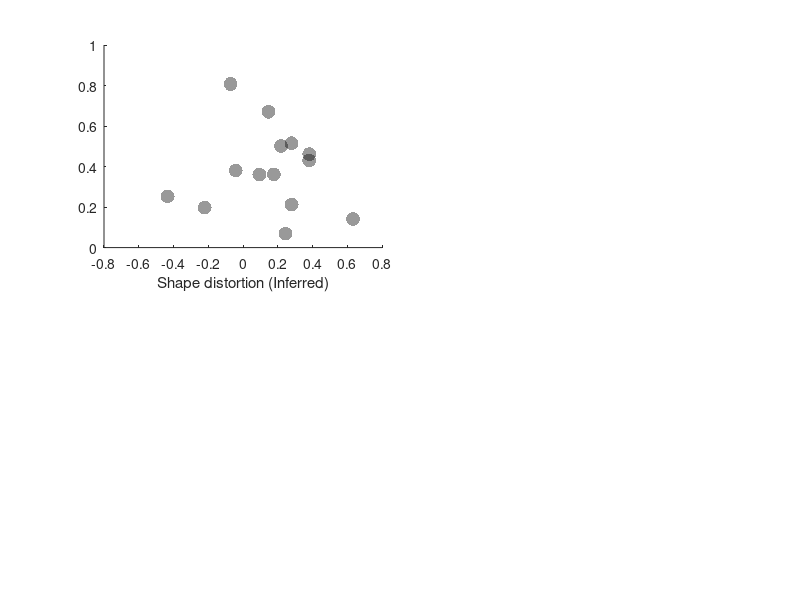

MATLAB code for this plot: (Note: this script raises an error after producing the figure.)
clc
clear
close all

load distortion_observed.mat
load click_positions.mat

hBarLength_FG = frontDotX_FG - backDotX_FG;
hBarLength_FE = frontDotX_FE - backDotX_FE;

leftHand_FG = centerDotX_FG - backDotX_FG;
leftHand_FE = centerDotX_FE - backDotX_FE;

rightHand_FG = frontDotX_FG - centerDotX_FG;
rightHand_FE = frontDotX_FE - centerDotX_FE;

distortion_inferred_FG = (leftHand_FG-rightHand_FG) ./ hBarLength_FG;
distortion_inferred_FE = (leftHand_FE-rightHand_FE) ./ hBarLength_FE;

nsubjects = numel(distortion_inferred_FG);

%% apply exclusion
% distortion_observed_FG(ind_exclude) = [];
% distortion_observed_FE(ind_exclude) = [];
% distortion_expected_FG(ind_exclude) = [];
% distortion_expected_FE(ind_exclude) = [];

%% click location order check
% ind_FG = (frontDotX_FG > centerDotX_FG) > backDotX_FG;
% ind_FE = (frontDotX_FE > centerDotX_FE) > backDotX_FE;
% distortion_expected_FG(~ind_FG) = [];
% distortion_observed_FG(~ind_FG) = [];
% distortion_expected_FE(~ind_FE) = [];
% distortion_observed_FE(~ind_FE) = [];

%% click location separation check
% [~,sig1_FG] = signrank(frontDotX_FG, centerDotX_FG);
% [~,sig2_FG] = signrank(frontDotX_FG, centerDotX_FG);
% ind_FE = (frontDotX_FE > centerDotX_FE) > backDotX_FE;
% distortion_expected_FG(~ind_FG) = [];
% distortion_observed_FG(~ind_FG) = [];
% distortion_expected_FE(~ind_FE) = [];
% distortion_observed_FE(~ind_FE) = [];

%% plot FG

figure('units','inches','outerposition',[1 1 10 8])
subplot(2,4,[1 2])

szMarker = 100;
alphaMarker = .4;
c = 'k';
ticks = -1:.5:2;
scatter_lims = [-.75 2.3];
diff_lims = [-2.2 1.5];

hold on
scatter(distortion_inferred_FG, distortion_observed_FG, ...
    szMarker, c, 'fill', ...
    'markerfacealpha',alphaMarker)

xlabel 'Shape distortion (Inferred)'
xline(0,'-')
xticks(ticks)
xlim(scatter_lims)

ylabel 'Shape distortion (Observed)'
yline(0,'-')
yticks(ticks)
ylim(scatter_lims)

text(1.5, -.45, ['N = ',num2str(nsubjects)])

axis square
addUnityLine

cleanplot

[FG_corr_rho, FG_corr_p] = corr(distortion_inferred_FG,distortion_observed_FG, ...
    'type', 'spearman');

fprintf([ ...
    '\n <FG>' ...
    '\n -----------------------' ...
    '\n median observed distortion: %4.2f' ...
    '\n median inferred distortion: %4.2f\n'], ...
    median(distortion_observed_FG), ...
    median(distortion_inferred_FG))

fprintf([ ...
    '\n spearman rho: %4.2f' ...
    '\n pval: %5.2f'], ...
    FG_corr_rho, FG_corr_p)


% plot difference

subplot(2,4,3)
hold on

data_mat_FG = distortion_observed_FG - distortion_inferred_FG;
xs = scatterbar_median(data_mat_FG);
errorbar(1, median(data_mat_FG), MAD(data_mat_FG), ...
    'o','color','k','linewidth',2,'marker','none')

set(gca,'xcolor','none')

ylabel({'Shape distortion difference', '(Observed – Inferred)'})
yline(0,'-')
ylim(diff_lims)

[delta, ~, p, W, z, r] = signrank_full(distortion_inferred_FG, distortion_observed_FG);
fprintf([ ...    
    '\n -----------------------' ...
    '\n median difference = %4.2f'...
    '\n W = %5.2f' ...
    '\n z = %5.2f' ...
    '\n p = %5.3f' ...
    '\n r = %4.2f \n'], ...
delta,W,z,p,r)
statbar(1, 1, 1.5, p);

pbaspect([1,2,1])

cleanplot


%% plot FE

subplot(2,4,[5 6])

szMarker = 100;
alphaMarker = .4;
c = 'k';
ticks = -1:.5:2;
scatter_lims = [-.75 2.3];

hold on
scatter(distortion_inferred_FE, distortion_observed_FE, ...
    szMarker, c, 'fill', ...
    'markerfacealpha',alphaMarker)

xlabel 'Shape distortion (Inferred)'
xline(0,'-')
xticks(ticks)
xlim(scatter_lims)

ylabel 'Shape distortion (Observed)'
yline(0,'-')
yticks(ticks)
ylim(scatter_lims)

text(1.5, -.45, ['N = ',num2str(nsubjects)])

axis square
addUnityLine

cleanplot

[FE_corr_rho, FE_corr_p] = corr(distortion_inferred_FE,distortion_observed_FE, ...
    'type', 'spearman');

fprintf([ ...
    '\n <FE>' ...
    '\n -----------------------' ...
    '\n median observed distortion: %4.2f' ...
    '\n median inferred distortion: %4.2f\n'], ...
    median(distortion_observed_FE), ...
    median(distortion_inferred_FE))

fprintf([ ...
    '\n spearman rho: %4.2f' ...
    '\n pval: %5.2f'], ...
    FE_corr_rho, FE_corr_p)


% plot difference

subplot(2,4,7)
hold on

data_mat_FE = distortion_observed_FE - distortion_inferred_FE;
xs = scatterbar_median(data_mat_FE);
errorbar(1, median(data_mat_FE), MAD(data_mat_FE), ...
    'o','color','k','linewidth',2,'marker','none')

set(gca,'xcolor','none')

ylabel({'Shape distortion difference', '(Observed – Inferred)'})
yline(0,'-')
ylim(diff_lims)

[delta, ~, p, W, z, r] = signrank_full(distortion_inferred_FE, distortion_observed_FE);
fprintf([ ...    
    '\n -----------------------' ...
    '\n median difference = %4.2f'...
    '\n W = %5.2f' ...
    '\n z = %5.2f' ...
    '\n p = %5.3f' ...
    '\n r = %4.2f \n'], ...
delta,W,z,p,r)
statbar(1, 1, 1.5, p);

pbaspect([1,2,1])

cleanplot

axis_size = get(gca,'Position');

%%
% plot difference of the two differences
% figure
subplot(2,4,4)
% hold on

data_mat_diff = data_mat_FE - data_mat_FG;
xs = scatterbar_median(data_mat_diff);
errorbar(1, median(data_mat_diff), MAD(data_mat_diff), ...
    'o','color','k','linewidth',2,'marker','none')

set(gca,'xcolor','none')

ylabel({'Difference in shape distortion difference', '(Frame – Flash-Grab)'})
yline(0,'-')
ylim([-2.5 1])

[delta, ~, p, W, z, r] = signrank_full(data_mat_FE, data_mat_FG);
fprintf([ ...    
    '\n <FE vs. FG>' ...
    '\n -----------------------' ...
    '\n median difference = %4.2f'...
    '\n W = %5.2f' ...
    '\n z = %5.2f' ...
    '\n p = %5.3f' ...
    '\n r = %4.2f \n'], ...
delta,W,z,p,r)
statbar(1, 1, 1, p);

pbaspect([1,2,1])

cleanplot

set(gca,'Position',[.8 .5-axis_size(4)/2 axis_size(3) axis_size(4)])

%% save figure
set(gcf,'papersize',[8.3 11.7])
saveas(gcf,'../../results/fig07.pdf')
